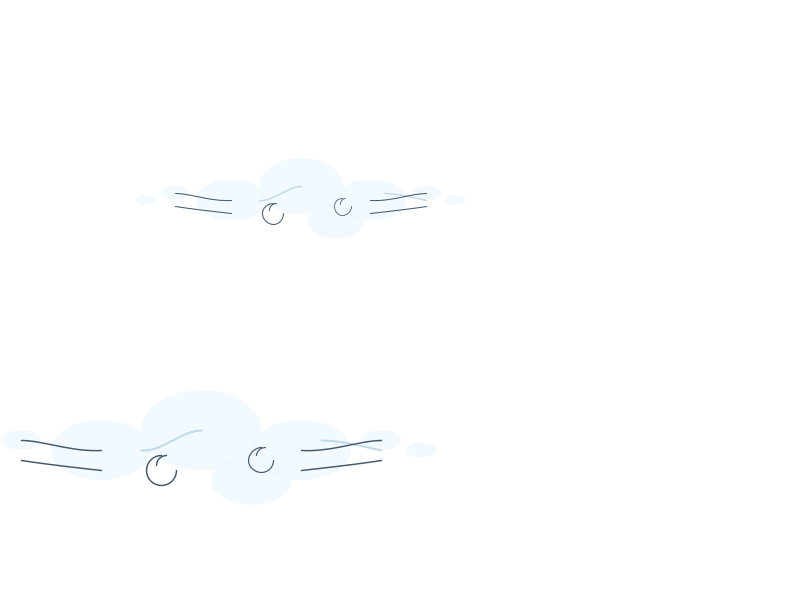
Frame 1 (no input)
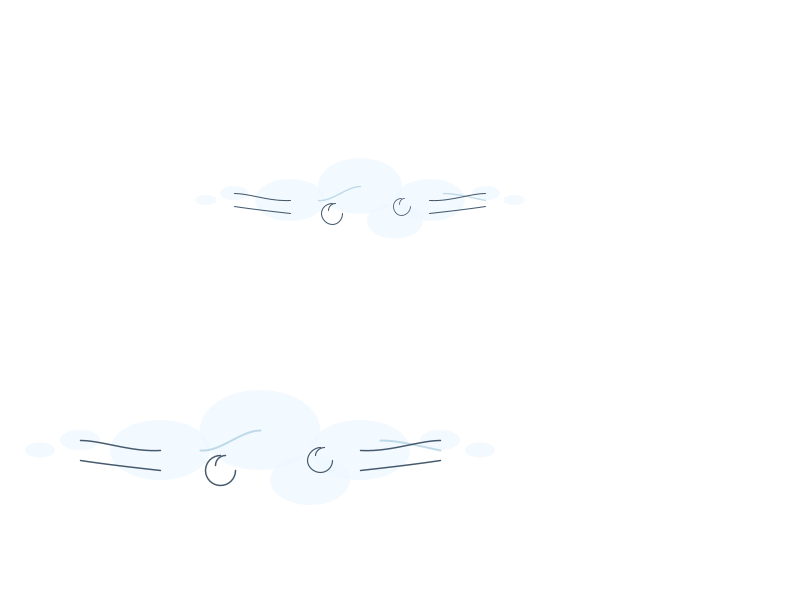
Frame 60 (the mouse pressed at the canvas centre just before this capture)
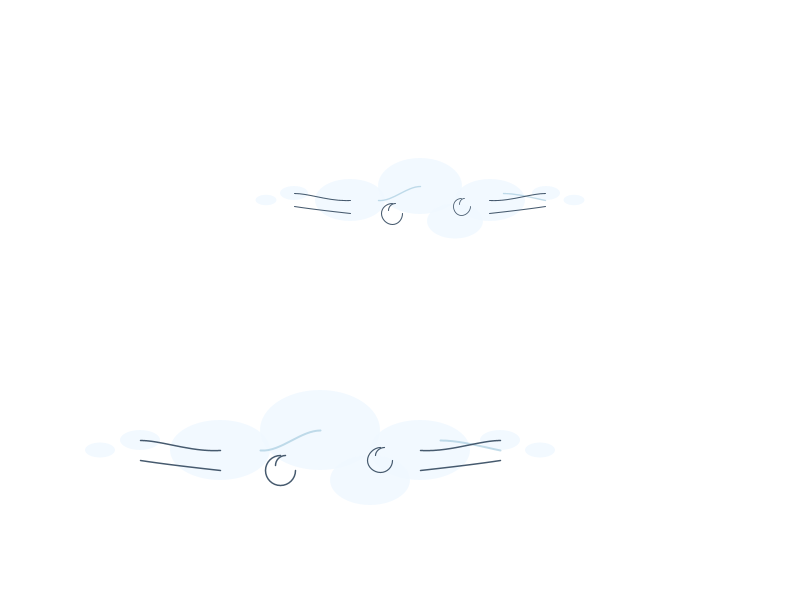
Frame 120 (the mouse held since frame 60 and released just before this capture)

The Processing sketch that drew these frames (run headless with seeded random() and noise(); from frame 60 on, the mouse is pressed at the canvas centre):

// Processing sketch: sketchAday2
// ── sketchAday2.pde
//set variables
float cloudScale = 1.0;    
float baseA= 220;     
color fillCol = color(240, 248, 255);  
color strokeCol = color(70, 90, 110); 
color innerCol = color(160, 200, 220); 
float strokeW = 1.5;     



//cloud x variables
float cloud1X = 200;
float cloud2X = 300;
//set up
void setup() {
  size(800, 600);
  background(255);

}

void draw() {
  background(255);  
  
  //cloud move right
  cloud1X = cloud1X + 1;
  cloud2X = cloud2X + 1;
  
  //cloud comeback after disappearing
  if (cloud1X > width + 300) {
    cloud1X = -300;
  }
  if (cloud2X > width + 300) {
    cloud2X = -300;
  }
  
  //draw cloud
  drawCloud(cloud1X, 450, cloudScale);
  drawCloud(cloud2X, 200, cloudScale * 0.7);
}

void drawCloud(float cx, float cy, float s) {
  pushMatrix();
  translate(cx, cy);
  scale(s);
  noStroke();
  fill(fillCol, baseA);
  
  //cloud
  ellipse(-100, 0, 100, 60);   
  ellipse(0, -20, 120, 80);    
  ellipse(100, 0, 100, 60);    
  ellipse(50, 30, 80, 50);     
  

  ellipse(-180, -10, 40, 20);
  ellipse(-220, 0, 30, 15);
  ellipse(180, -10, 40, 20);
  ellipse(220, 0, 30, 15);
  

  stroke(innerCol, baseA - 60);
  strokeWeight(2);
  noFill();
  //blue curve on the edge
  curve(-120, -30, -60, 0, 0, -20, 60, 0);
  curve(60, 0, 120, -10, 180, 0, 220, 10);
  

  drawSwirl(-40, 20, 1);
  drawSwirl(60, 10, 0.8);
  

  stroke(strokeCol);
  strokeWeight(strokeW);
  noFill();
  //black edge of curves
  curve(-230, 0, -180, -10, -100, 0, 0, -20);
  curve(0, -20, 100, 0, 180, -10, 230, 0);
  curve(230, 0, 180, 10, 100, 20, 0, 30);
  curve(0, 30, -100, 20, -180, 10, -230, 0);
  
  popMatrix();
}
//swirl setup
void drawSwirl(float x, float y, float s) {
  pushMatrix();
  translate(x, y);
  scale(s);
  
  stroke(strokeCol);
  strokeWeight(strokeW);
  noFill();
  //arcs on the cloud(swirl)
  arc(0, 0, 30, 30, 0, PI+HALF_PI);
  arc(5, -5, 20, 20, PI, TWO_PI-HALF_PI);
  
  popMatrix();
}
